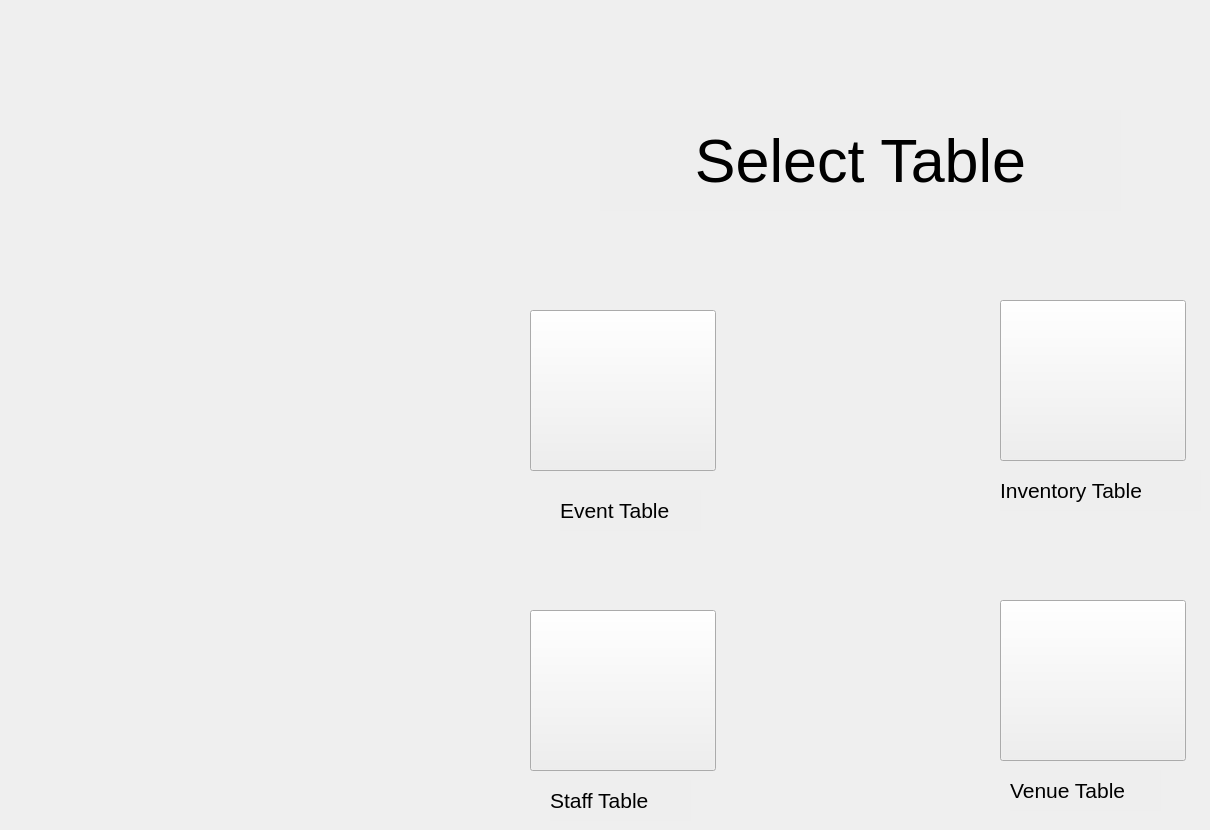
    <widget class="QWidget" name="afterloginforEVENTMANAGER">
     <widget class="QPushButton" name="EM_login_eventbutton">
      <property name="geometry">
       <rect>
        <x>530</x>
        <y>310</y>
        <width>186</width>
        <height>161</height>
       </rect>
      </property>
      <property name="font">
       <font>
        <pointsize>26</pointsize>
       </font>
      </property>
      <property name="styleSheet">
       <string notr="true">border-image: url(:/concert.png);
</string>
      </property>
      <property name="text">
       <string/>
      </property>
     </widget>
     <widget class="QPushButton" name="EM_login_staffbutton">
      <property name="geometry">
       <rect>
        <x>530</x>
        <y>610</y>
        <width>186</width>
        <height>161</height>
       </rect>
      </property>
      <property name="font">
       <font>
        <pointsize>26</pointsize>
       </font>
      </property>
      <property name="styleSheet">
       <string notr="true">border-image: url(:/staff.png);</string>
      </property>
      <property name="text">
       <string/>
      </property>
     </widget>
     <widget class="QPushButton" name="EM_login_inventorybutton">
      <property name="geometry">
       <rect>
        <x>1000</x>
        <y>300</y>
        <width>186</width>
        <height>161</height>
       </rect>
      </property>
      <property name="font">
       <font>
        <pointsize>26</pointsize>
       </font>
      </property>
      <property name="styleSheet">
       <string notr="true">border-image: url(:/inventory.png);</string>
      </property>
      <property name="text">
       <string/>
      </property>
     </widget>
     <widget class="QPushButton" name="EM_login_venuebutton">
      <property name="geometry">
       <rect>
        <x>1000</x>
        <y>600</y>
        <width>186</width>
        <height>161</height>
       </rect>
      </property>
      <property name="font">
       <font>
        <pointsize>26</pointsize>
       </font>
      </property>
      <property name="styleSheet">
       <string notr="true">border-image: url(:/venue.png);</string>
      </property>
      <property name="text">
       <string/>
      </property>
     </widget>
     <widget class="QLabel" name="label_78">
      <property name="geometry">
       <rect>
        <x>600</x>
        <y>110</y>
        <width>521</width>
        <height>101</height>
       </rect>
      </property>
      <property name="font">
       <font>
        <pointsize>46</pointsize>
       </font>
      </property>
      <property name="styleSheet">
       <string notr="true">background-color: rgb(128, 128, 128, 0.01);</string>
      </property>
      <property name="text">
       <string>Select Table</string>
      </property>
      <property name="alignment">
       <set>Qt::AlignCenter</set>
      </property>
     </widget>
     <widget class="QLabel" name="label_10">
      <property name="geometry">
       <rect>
        <x>560</x>
        <y>490</y>
        <width>141</width>
        <height>41</height>
       </rect>
      </property>
      <property name="font">
       <font>
        <pointsize>16</pointsize>
       </font>
      </property>
      <property name="styleSheet">
       <string notr="true">background-color: rgb(128, 128, 128, 0.01);</string>
      </property>
      <property name="text">
       <string>Event Table</string>
      </property>
     </widget>
     <widget class="QLabel" name="label_80">
      <property name="geometry">
       <rect>
        <x>1000</x>
        <y>470</y>
        <width>201</width>
        <height>41</height>
       </rect>
      </property>
      <property name="font">
       <font>
        <pointsize>16</pointsize>
       </font>
      </property>
      <property name="styleSheet">
       <string notr="true">background-color: rgb(128, 128, 128, 0.01);</string>
      </property>
      <property name="text">
       <string>Inventory Table</string>
      </property>
     </widget>
     <widget class="QLabel" name="label_81">
      <property name="geometry">
       <rect>
        <x>1010</x>
        <y>770</y>
        <width>151</width>
        <height>41</height>
       </rect>
      </property>
      <property name="font">
       <font>
        <pointsize>16</pointsize>
       </font>
      </property>
      <property name="styleSheet">
       <string notr="true">background-color: rgb(128, 128, 128, 0.01);</string>
      </property>
      <property name="text">
       <string>Venue Table</string>
      </property>
     </widget>
     <widget class="QLabel" name="label_82">
      <property name="geometry">
       <rect>
        <x>550</x>
        <y>780</y>
        <width>141</width>
        <height>41</height>
       </rect>
      </property>
      <property name="font">
       <font>
        <pointsize>16</pointsize>
       </font>
      </property>
      <property name="styleSheet">
       <string notr="true">background-color: rgb(128, 128, 128, 0.01);</string>
      </property>
      <property name="text">
       <string>Staff Table</string>
      </property>
     </widget>
    </widget>
